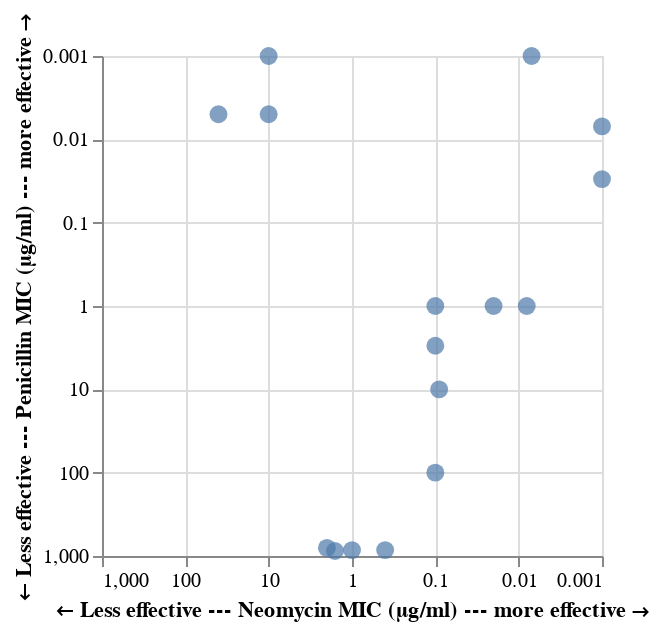

Notebook cell for this chart:
### Code cell
alt.Chart(antibiotics).mark_circle(size=80).encode(
    alt.X('Neomycin:Q',
          sort='descending',
          scale=alt.Scale(type='log', domain=[0.001, 1000]),
          axis=alt.Axis(tickCount=5),
          title='← Less effective --- Neomycin MIC (μg/ml) --- more effective →'),
    alt.Y('Penicillin:Q',
          sort='descending',
          scale=alt.Scale(type='log', domain=[0.001, 1000]),
          axis=alt.Axis(tickCount=5),
          title='← Less effective --- Penicillin MIC (μg/ml) --- more effective →')
).properties(width=250, height=250)

### Figure 1 — Vega-Lite specification as saved in the notebook (floating-point values rounded to 4 significant figures)
{"config": {"view": {"continuousWidth": 300, "continuousHeight": 300}}, "data": {"name": "data-9358c74bfa85e269e603e741ba1c4924"}, "mark": {"type": "circle", "size": 80}, "encoding": {"x": {"axis": {"tickCount": 5}, "field": "Neomycin", "scale": {"domain": [0.001, 1000], "type": "log"}, "sort": "descending", "title": "← Less effective --- Neomycin MIC (μg/ml) --- more effective →", "type": "quantitative"}, "y": {"axis": {"tickCount": 5}, "field": "Penicillin", "scale": {"domain": [0.001, 1000], "type": "log"}, "sort": "descending", "title": "← Less effective --- Penicillin MIC (μg/ml) --- more effective →", "type": "quantitative"}}, "height": 250, "width": 250, "$schema": "https://vega.github.io/schema/vega-lite/v5.20.1.json", "datasets": {"data-9358c74bfa85e269e603e741ba1c4924": [{"Bacteria": "Aerobacter aerogenes", "Penicillin": 870.0, "Streptomycin": 1.0, "Neomycin": 1.6, "Gram_Staining": "negative", "Genus": "other"}, {"Bacteria": "Bacillus anthracis", "Penicillin": 0.001, "Streptomycin": 0.01, "Neomycin": 0.007, "Gram_Staining": "positive", "Genus": "other"}, {"Bacteria": "Brucella abortus", "Penicillin": 1.0, "Streptomycin": 2.0, "Neomycin": 0.02, "Gram_Staining": "negative", "Genus": "other"}, {"Bacteria": "Diplococcus pneumoniae", "Penicillin": 0.005, "Streptomycin": 11.0, "Neomycin": 10.0, "Gram_Staining": "positive", "Genus": "other"}, {"Bacteria": "Escherichia coli", "Penicillin": 100.0, "Streptomycin": 0.4, "Neomycin": 0.1, "Gram_Staining": "negative", "Genus": "other"}, {"Bacteria": "Klebsiella pneumoniae", "Penicillin": 850.0, "Streptomycin": 1.2, "Neomycin": 1.0, "Gram_Staining": "negative", "Genus": "other"}, {"Bacteria": "Mycobacterium tuberculosis", "Penicillin": 800.0, "Streptomycin": 5.0, "Neomycin": 2.0, "Gram_Staining": "negative", "Genus": "other"}, {"Bacteria": "Proteus vulgaris", "Penicillin": 3.0, "Streptomycin": 0.1, "Neomycin": 0.1, "Gram_Staining": "negative", "Genus": "other"}, {"Bacteria": "Pseudomonas aeruginosa", "Penicillin": 850.0, "Streptomycin": 2.0, "Neomycin": 0.4, "Gram_Staining": "negative", "Genus": "other"}, {"Bacteria": "Salmonella (Eberthella) typhosa", "Penicillin": 1.0, "Streptomycin": 0.4, "Neomycin": 0.008, "Gram_Staining": "negative", "Genus": "Salmonella"}, {"Bacteria": "Salmonella schottmuelleri", "Penicillin": 10.0, "Streptomycin": 0.8, "Neomycin": 0.09, "Gram_Staining": "negative", "Genus": "Salmonella"}, {"Bacteria": "Staphylococcus albus", "Penicillin": 0.007, "Streptomycin": 0.1, "Neomycin": 0.001, "Gram_Staining": "positive", "Genus": "Staphylococcus"}, {"Bacteria": "Staphylococcus aureus", "Penicillin": 0.03, "Streptomycin": 0.03, "Neomycin": 0.001, "Gram_Staining": "positive", "Genus": "Staphylococcus"}, {"Bacteria": "Streptococcus fecalis", "Penicillin": 1.0, "Streptomycin": 1.0, "Neomycin": 0.1, "Gram_Staining": "positive", "Genus": "Streptococcus"}, {"Bacteria": "Streptococcus hemolyticus", "Penicillin": 0.001, "Streptomycin": 14.0, "Neomycin": 10.0, "Gram_Staining": "positive", "Genus": "Streptococcus"}, {"Bacteria": "Streptococcus viridans", "Penicillin": 0.005, "Streptomycin": 10.0, "Neomycin": 40.0, "Gram_Staining": "positive", "Genus": "Streptococcus"}]}}
